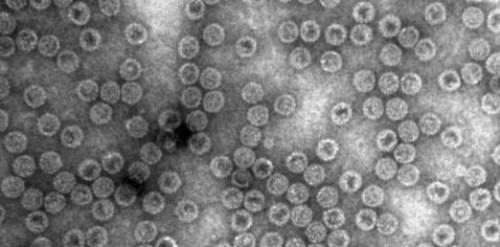
#> input picture virus_1.jpg, 500 x 247 px
$ python prac3.py
#> lines starting #> are read from the running program, lines starting #| are printed output that depends on the picture
import cv2 as cv
import sys
from matplotlib import pyplot as plt

#1 2
img = cv.imread(cv.samples.findFile("virus_1.jpg"), cv.IMREAD_GRAYSCALE)
#> img is the input picture: shape (247, 500); min 0, max 254, mean 123.7

laplacian = cv.Laplacian(img,cv.CV_64F)
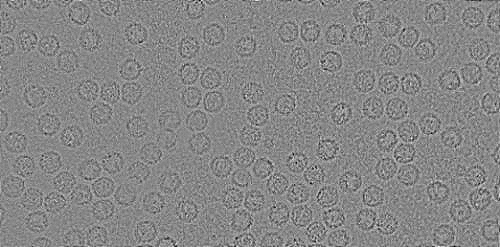
#> laplacian: shape (247, 500) float64; min -124, max 109, mean 0; drawn with min black and max white
sobelx = cv.Sobel(img,cv.CV_64F,1,0,ksize=5)
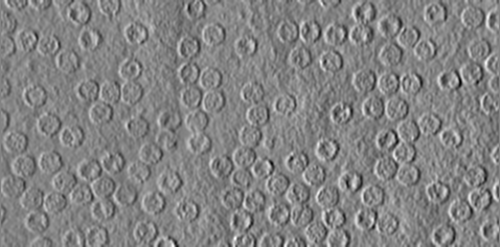
#> sobelx: shape (247, 500) float64; min -5109, max 4828, mean 20; drawn with min black and max white
sobely = cv.Sobel(img,cv.CV_64F,0,1,ksize=5)
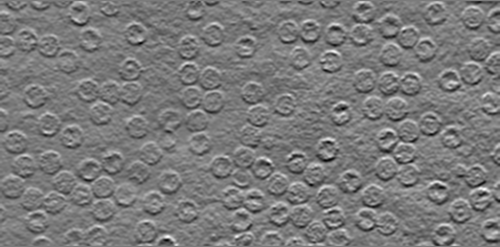
#> sobely: shape (247, 500) float64; min -4738, max 5082, mean -2.5; drawn with min black and max white

plt.subplot(2,2,1),plt.imshow(img,cmap = 'gray')
plt.title('Original'), plt.xticks([]), plt.yticks([])
plt.subplot(2,2,2),plt.imshow(laplacian,cmap = 'gray')
plt.title('Laplacian'), plt.xticks([]), plt.yticks([])
plt.subplot(2,2,3),plt.imshow(sobelx,cmap = 'gray')
plt.title('Sobel X'), plt.xticks([]), plt.yticks([])
plt.subplot(2,2,4),plt.imshow(sobely,cmap = 'gray')
plt.title('Sobel Y'), plt.xticks([]), plt.yticks([])
plt.show()
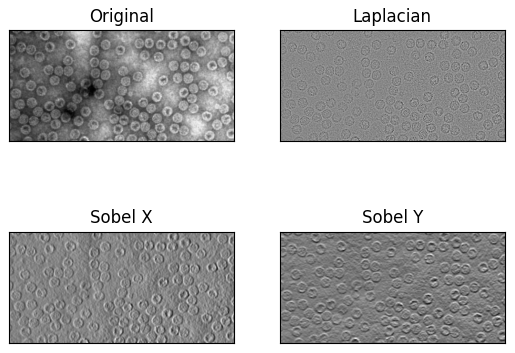
#> figure drawn by matplotlib, 4 panels

#3
img = cv.imread(cv.samples.findFile("virus_1.jpg"))
blur = cv.blur(img,(5,5))
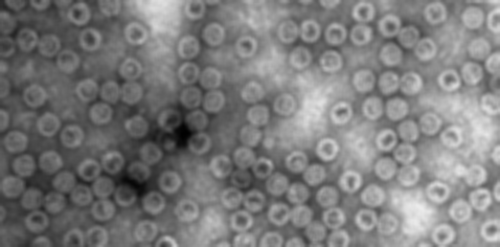
#> blur: shape (247, 500, 3); min 1, max 236, mean 123.7
GaussianBlur = cv.GaussianBlur(img,(5,5),0)
# box = cv.boxFilter(img, 0,(7,7), img,(-1,-1), False, cv.BORDER_DEFAULT)

plt.subplot(221),plt.imshow(img),plt.title('Original')
plt.xticks([]), plt.yticks([])
plt.subplot(222),plt.imshow(blur),plt.title('Blurred')
plt.xticks([]), plt.yticks([])
plt.subplot(223),plt.imshow(GaussianBlur),plt.title('Gaussian Blurred')
plt.xticks([]), plt.yticks([])
# plt.subplot(224),plt.imshow(box),plt.title('Gaussian Blurred')
# plt.xticks([]), plt.yticks([])
plt.show()

$ run again, with bones_1.jpg copied over virus_1.jpg
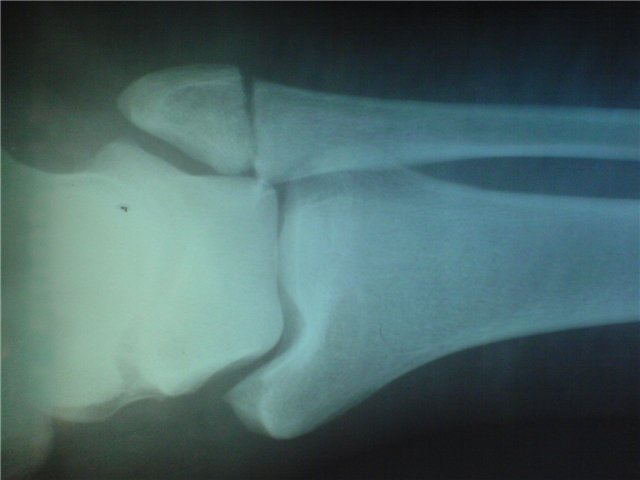
#> input picture bones_1.jpg, 640 x 480 px
#> `laplacian = cv.Laplacian(img,cv.CV_64F)`:
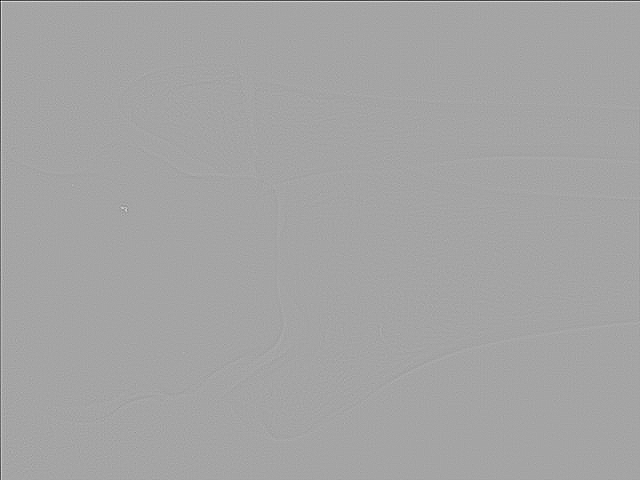
#> laplacian: shape (480, 640) float64; min -250, max 137, mean -0.2; drawn with min black and max white
#> `sobely = cv.Sobel(img,cv.CV_64F,0,1,ksize=5)`:
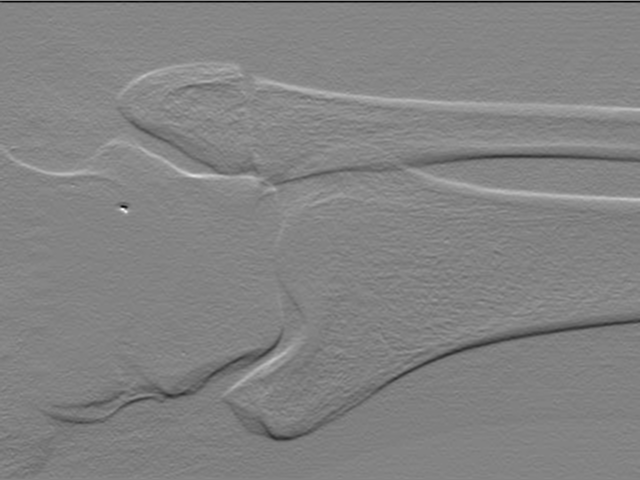
#> sobely: shape (480, 640) float64; min -2472, max 2337, mean -3.9; drawn with min black and max white
#> img is the input picture: shape (480, 640, 3); mean B, G, R 101.4, 101, 73.2
